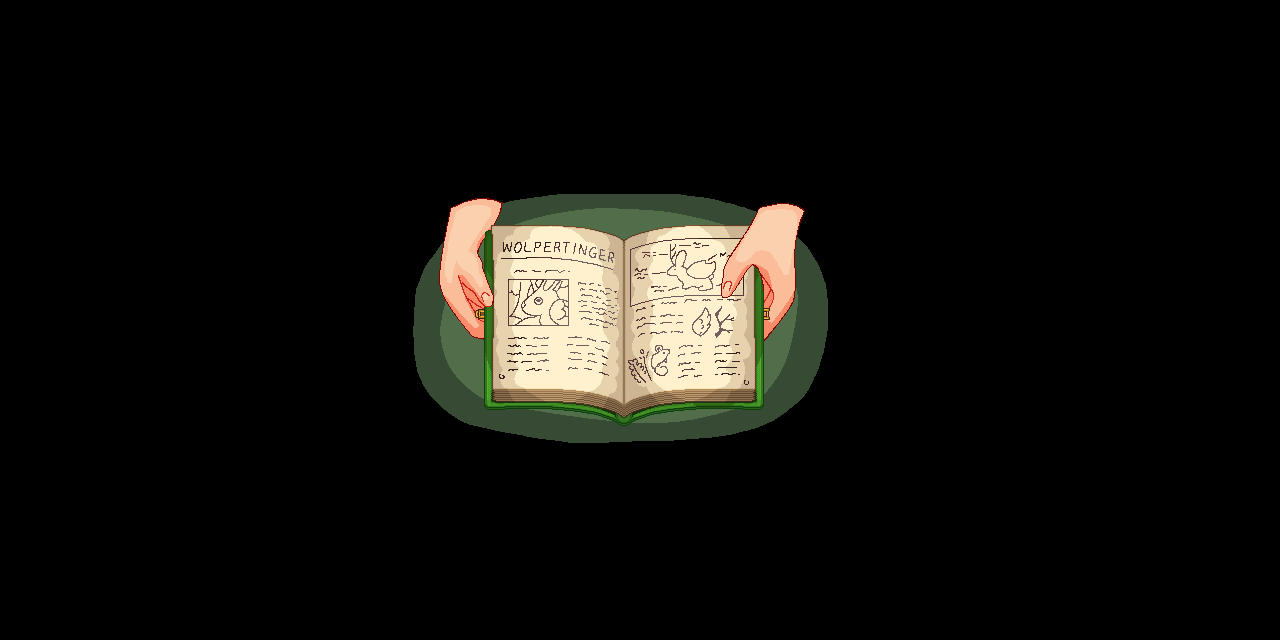

Below is a game level as drawn by its tile map, then a one-line description and the .tmx that defines it (tile-layer data replaced by summaries):
An orthogonal 80x40 tile map with 16x16 px tiles, 7 tile layers (Back, Back2, Buildings, Front, ...).

<map version="1.10" tiledversion="1.11.2" orientation="orthogonal" renderorder="right-down" compressionlevel="0" width="80" height="40" tilewidth="16" tileheight="16" infinite="0" nextlayerid="15" nextobjectid="27">
 <tileset firstgid="1" name="AliyahJournalEvent" tilewidth="16" tileheight="16" tilecount="480" columns="30">
  <image source="AliyahJournalEvent.png" width="480" height="256" />
 </tileset>
 <layer id="1" name="Back" width="80" height="40">
  <data>[3200 cells, 0 non-empty, 0 distinct tile ids]</data>
 </layer>
 <layer id="2" name="Back2" width="80" height="40">
  <properties>
   <property name="Draw" value="Back" />
  </properties>
  <data>[3200 cells, 0 non-empty, 0 distinct tile ids]</data>
 </layer>
 <layer id="3" name="Buildings" width="80" height="40">
  <data>[3200 cells, 0 non-empty, 0 distinct tile ids]</data>
 </layer>
 <layer id="4" name="Front" width="80" height="40">
  <data>[3200 cells, 0 non-empty, 0 distinct tile ids]</data>
 </layer>
 <layer id="5" name="Front2" width="80" height="40">
  <properties>
   <property name="Draw" value="Front" />
  </properties>
  <data>[3200 cells, 0 non-empty, 0 distinct tile ids]</data>
 </layer>
 <layer id="6" name="Front3" width="80" height="40">
  <properties>
   <property name="Draw" value="Front" />
  </properties>
  <data>[3200 cells, 3200 non-empty, 465 distinct tile ids]</data>
 </layer>
 <layer id="7" name="Paths" width="80" height="40">
  <data>[3200 cells, 0 non-empty, 0 distinct tile ids]</data>
 </layer>
 <objectgroup id="8" name="Back" />
 <objectgroup id="9" name="Back2" />
 <objectgroup id="10" name="Buildings" />
 <objectgroup id="11" name="Front" />
 <objectgroup id="12" name="Front2" />
 <objectgroup id="13" name="Front3" />
 <objectgroup id="14" name="Paths" />
</map>
